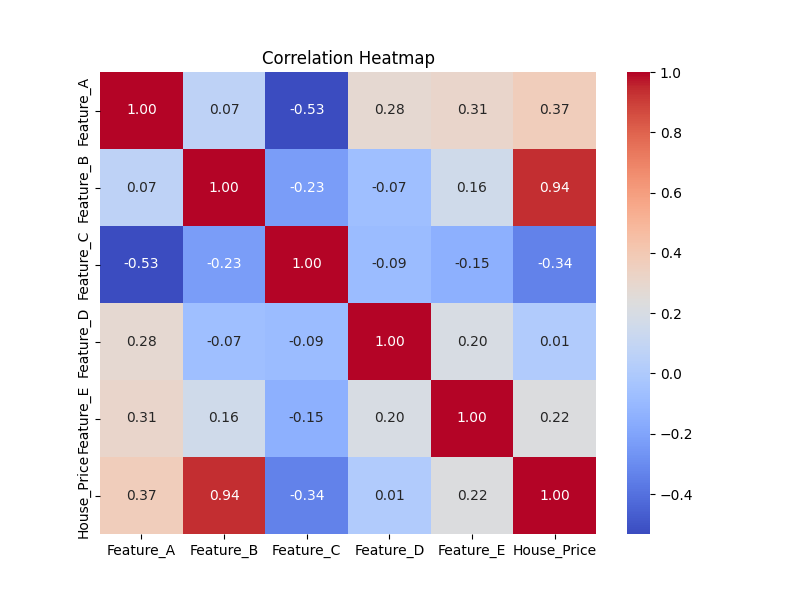

Source code (Python):
import pandas as pd
import numpy as np
import seaborn as sns
import matplotlib.pyplot as plt

# Sample dataset creation (features + target variable 'House_Price')
np.random.seed(42)
data = {
    'Feature_A': np.random.normal(loc=50, scale=5, size=20),
    'Feature_B': np.random.uniform(low=10, high=100, size=20),
    'Feature_C': np.random.randint(0, 100, size=20),
    'Feature_D': np.random.exponential(scale=2, size=20),
    'Feature_E': np.random.normal(loc=0, scale=1, size=20),
}

X = pd.DataFrame(data)

# Create a synthetic target variable correlated with some features
# For example, house price depends mostly on Feature_A and Feature_B plus noise
noise = np.random.normal(0, 10, size=20)
X['House_Price'] = 3*X['Feature_A'] + 2*X['Feature_B'] + noise

# Display first 10 rows
print("First 10 rows:")
print(X.head(10))

# Compute and print basic stats
desc_stats = X.describe().T
desc_stats['median'] = X.median()
print("\nBasic statistics:")
print(desc_stats[['mean', 'median', 'min', 'max']])

# Correlation matrix including target
corr_matrix = X.corr()

# Plot heatmap of correlations
plt.figure(figsize=(8,6))
sns.heatmap(corr_matrix, annot=True, cmap='coolwarm', fmt=".2f")
plt.title('Correlation Heatmap')
plt.savefig("Correlation")

# Find feature with strongest correlation to 'House_Price' (excluding 'House_Price' itself)
corr_target = corr_matrix['House_Price'].drop('House_Price')
strongest_feature = corr_target.abs().idxmax()
strongest_corr_value = corr_target[strongest_feature]

print(f"\nFeature with the strongest correlation to House_Price: '{strongest_feature}' (correlation = {strongest_corr_value:.2f})")
